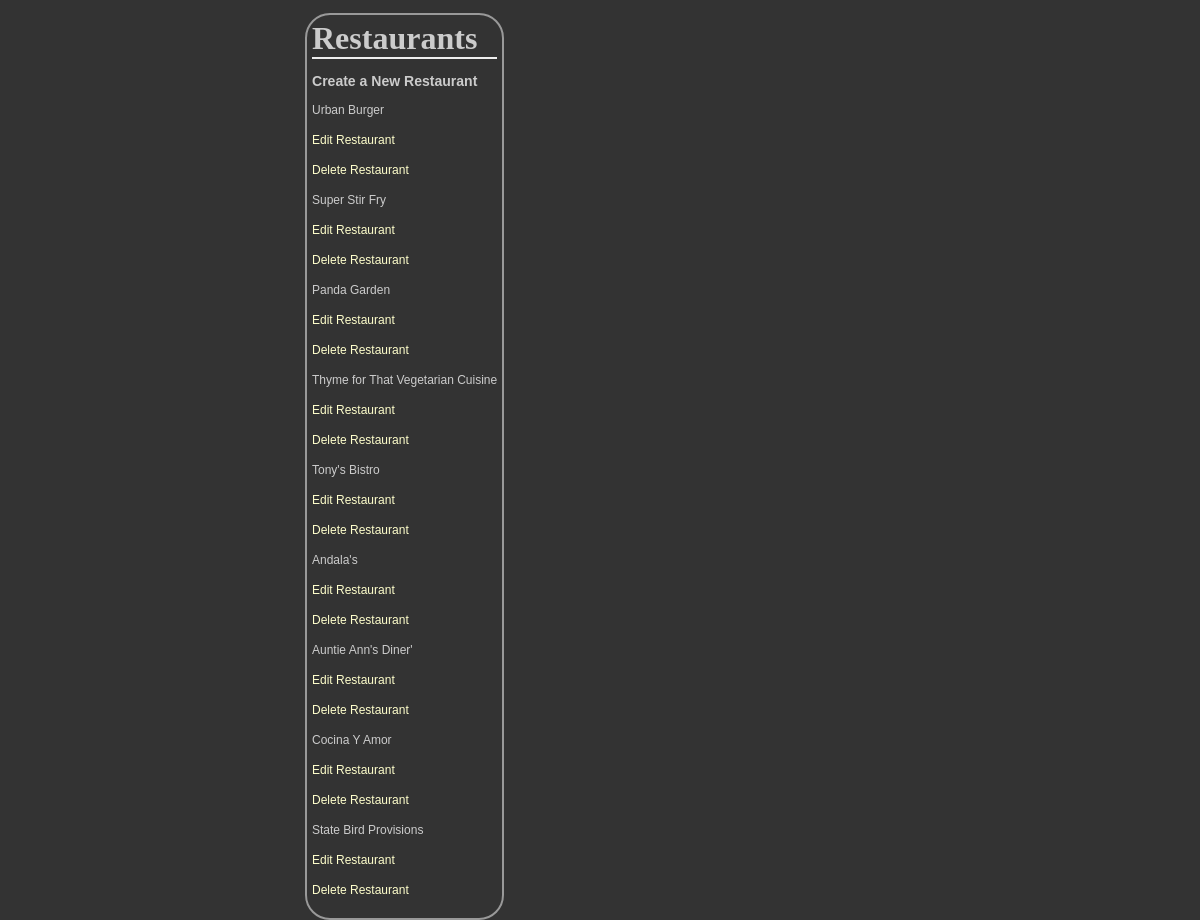
Page /restaurant/ on the earlier database version.
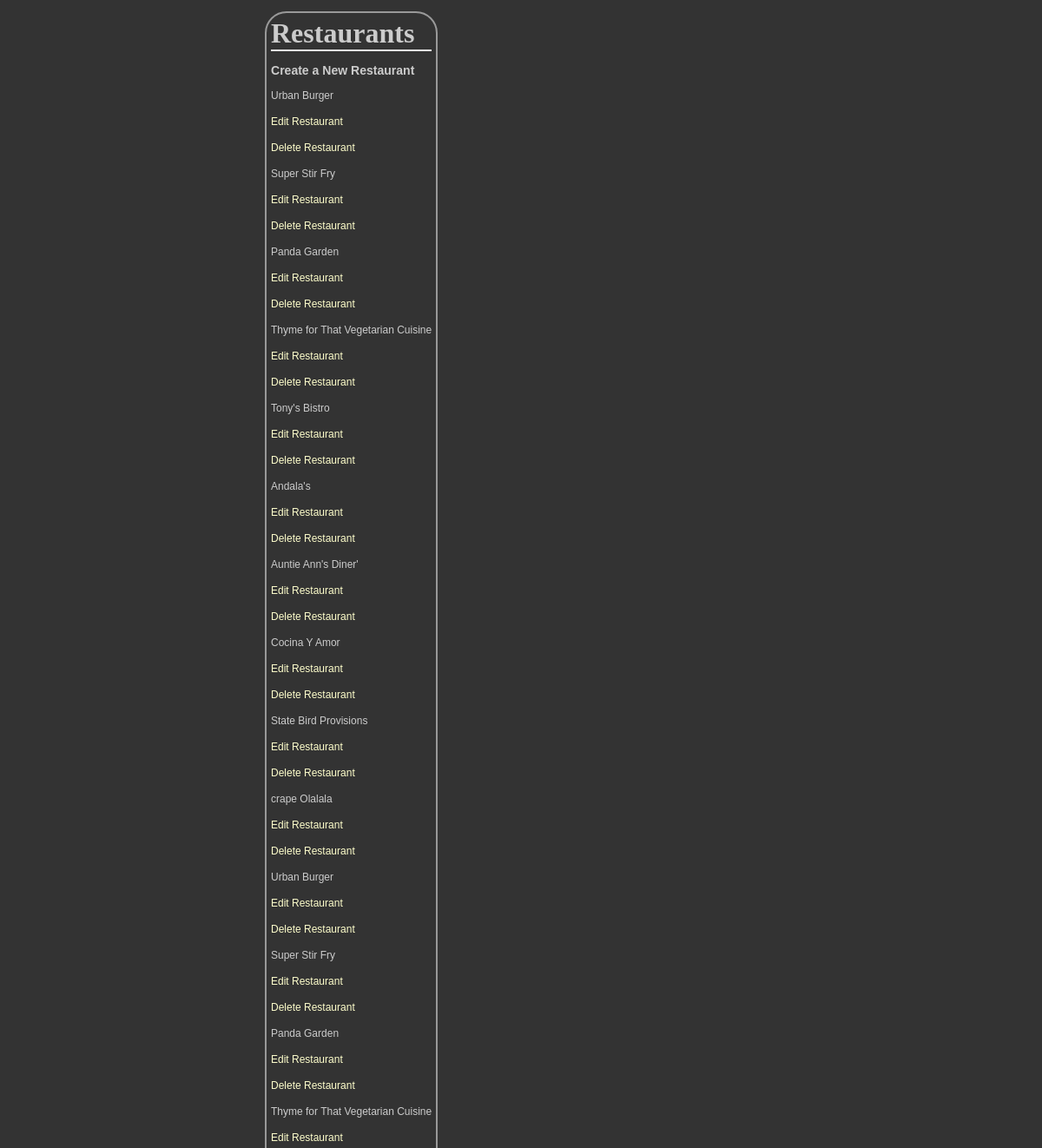
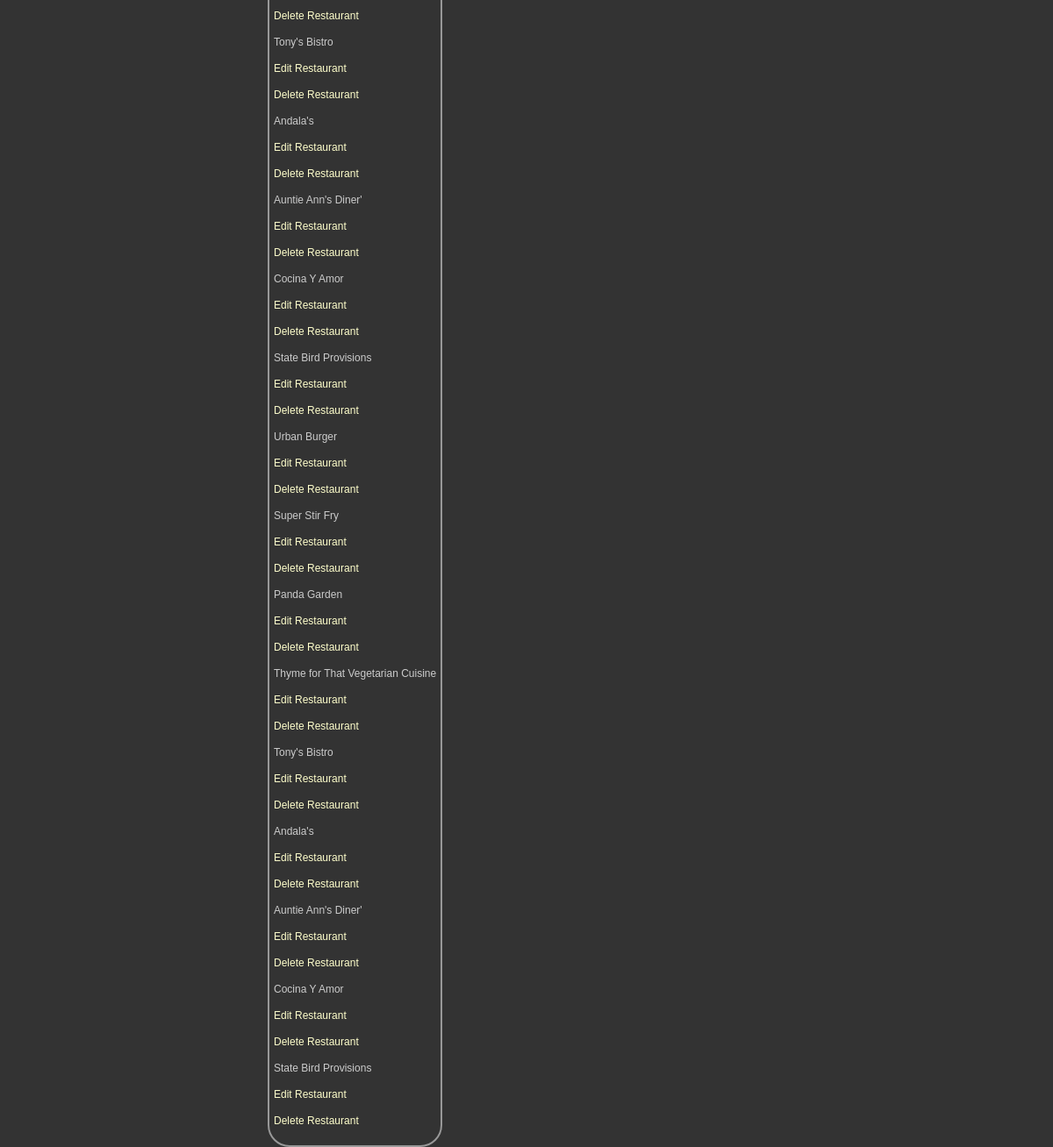
Same page on the later database version (2 pictures, top to bottom).
### database_setup.py (models this page shows, shortened)
class Restaurant(Base):
    __tablename__ = 'restaurant'
    id = Column(Integer, primary_key=True)
    name = Column(String(250), nullable=False)

### main.py (the view)
@app.route('/')
@app.route('/restaurant/')
def showRestaurants():
    restaurants = session.query(Restaurant).all()
    return render_template('restaurants.html', restaurants=restaurants)

### templates/restaurants.html
<html>
<head>
<link rel=stylesheet type=text/css href="{{ url_for('static', filename='styles.css') }}">
	</head>
<body>
<div class = 'pane'>
<h1>Restaurants</h1>
<a href="{{url_for('newRestaurant')}}" > <h3> Create a New Restaurant </h3> </a>
{% for restaurant in restaurants %}
<a href = "{{url_for('showMenu', restaurant_id = restaurant.id)}}"> <p>{{restaurant.name}}</p></a>
<p><a href = "{{url_for('editRestaurant',restaurant_id = restaurant.id)}}">Edit Restaurant</a></p>
<p> <a href = "{{url_for('deleteRestaurant',restaurant_id = restaurant.id)}}">Delete Restaurant</a> </p>
{% endfor %}
</div>
</body>
</html>

### static/styles.css (style rules this page uses)
body { font-family: sans-serif; background-color: #333333; background-image: url('https://cloud.githubusercontent.com/assets/9041401/6119508/7cbced14-b07e-11e4-9dbd-f01488203879.jpg') }
h1, h2, h3, h4 { color: #CCCCCC; }
h1, h2 { font-family: 'Georgia', serif; margin: 0; }
h1 { border-bottom: 2px solid #eee; }
p { color: #CCCCCC; }
a { text-decoration: none; color: #FFFFCC; font-size: .75em; }
.pane { position: absolute; left: 25%; border: 2px solid; border-radius: 25px; padding: 5px; margin: 5px; border-color: #999999; background-color: #333333; }

Differences in the rows shown:
added Restaurant: name "crape Olalala"
added Restaurant: name "Urban Burger"
added Restaurant: name "Super Stir Fry"
added Restaurant: name "Panda Garden"
added Restaurant: name "Thyme for That Vegetarian Cuisine"
added Restaurant: name "Tony's Bistro"
added Restaurant: name "Andala's"
added Restaurant: name "Auntie Ann's Diner'"
added Restaurant: name "Cocina Y Amor"
added Restaurant: name "State Bird Provisions"
added Restaurant: name "Urban Burger"
added Restaurant: name "Super Stir Fry"
added Restaurant: name "Panda Garden"
added Restaurant: name "Thyme for That Vegetarian Cuisine"
added Restaurant: name "Tony's Bistro"
added Restaurant: name "Andala's"
added Restaurant: name "Auntie Ann's Diner'"
added Restaurant: name "Cocina Y Amor"
added Restaurant: name "State Bird Provisions"
